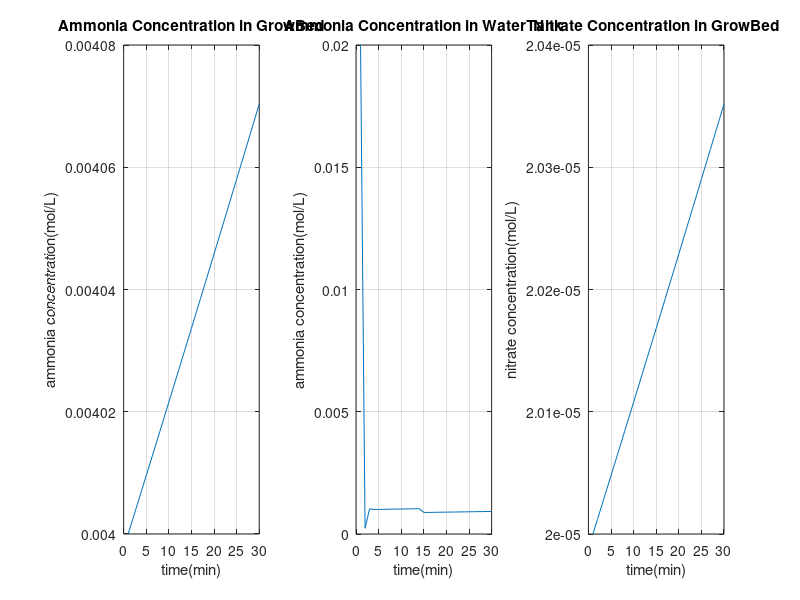

Recreate this plot in MATLAB.
clc;
clear;

%% basic parameters
waterTankVolume = 100; % L  for fish
growBedVolume = 500; % L  for plants

fishNum = 4;
normalFishGrowthRate = 0.0001;
fishGrowthRate = normalFishGrowthRate; % num/min
plantNum = 10;
normalPlantGrowthRate = 0.00001;
plantGrowthRate = normalPlantGrowthRate; % num/min

pHInfluenceGrowthRateFactor = 3;
pHInfluenceReactionFactor = 3;

% 15 on, 45 off
waterFlowRate = 5; % L/min

maxAmmoniaProduceRate = 0.03;
minAmmoniaProduceRate = 0.01;
ammoniaProduceRatePerFish = minAmmoniaProduceRate + ... 
    rand(fishNum, 1) * (maxAmmoniaProduceRate - minAmmoniaProduceRate);
initAmmoniaConsumeRateByMicrobe = -0.01;
ammoniaConsumeRateByMicrobe = initAmmoniaConsumeRateByMicrobe;
nitrateConsumeRatePerPlant = -0.01;

initNitrateAmountInGrowBed = 0.01; % mol
initAmmoniaAmountInWaterTank = 2; % mol
initAmmoniaAmountInGrowBed = 2; % mol

ammoniaToNitrateRate = 0.7;

temperature = 298; %K

% 6.4 ~ 7.6
minpH = 6.4;
maxpH = 7.6;
normalpH = 7;
pHInWaterTank = 7;
pHInGrowBed = 7;

timeLimit = 30;  % day

ammoniaConcentrationInWaterTank = zeros(1, timeLimit);
ammoniaConcentrationInGrowBed = zeros(1, timeLimit);
nitrateConcentrationInGrowBed = zeros(1, timeLimit);

ammoniaConcentrationInWaterTank(1) = initAmmoniaAmountInWaterTank / waterTankVolume;
ammoniaConcentrationInGrowBed(1) = initAmmoniaAmountInGrowBed / growBedVolume;
nitrateConcentrationInGrowBed(1) = initNitrateAmountInGrowBed / growBedVolume;


%% simulation logic

for t = 2 : timeLimit  
    deltaAmmoniaInWaterTank = 0;
    if mod(t, 60) < 15 % on for 15 min
        % first we calculate the ammonia exchanged by flowing water
        deltaAmmoniaInGrowBed = (ammoniaConcentrationInWaterTank(t-1) - ammoniaConcentrationInGrowBed(t-1)) * waterFlowRate;
        deltaAmmoniaInWaterTank = -deltaAmmoniaInGrowBed;
    end
    % when water flow is off, ammonia amount in the container is only
    % changed by fish and plants
    for i = 1 : fishNum
        deltaAmmoniaInWaterTank = deltaAmmoniaInWaterTank + ammoniaProduceRatePerFish(i);
    end
    deltaAmmoniaInGrowBed = deltaAmmoniaInWaterTank + ammoniaConsumeRateByMicrobe;
    
    % update the water volume
    growBedVolume = growBedVolume - temperature * 0.001;
    waterTankVolume = waterTankVolume - temperature * 0.001;
    
    % update the growth rate of fish and plant
    fishGrowthRate = normalFishGrowthRate * (1 - 0.01 * abs(pHInWaterTank - normalpH) * pHInfluenceGrowthRateFactor);
    plantGrowthRate = normalPlantGrowthRate * (1 - 0.01 * abs(pHInGrowBed - normalpH) * pHInfluenceGrowthRateFactor);
    
    % update the ammonia consume rate by microbe
    ammoniaConsumeRateByMicrobe = initAmmoniaConsumeRateByMicrobe * ...
        (1 - 0.01 * abs(pHInGrowBed - normalpH) * pHInfluenceReactionFactor);
    
    % update the ammonia concentration
    ammoniaConcentrationInWaterTank(t) = (ammoniaConcentrationInWaterTank(t-1) + deltaAmmoniaInWaterTank) / waterTankVolume;
    ammoniaConcentrationInGrowBed(t) = (ammoniaConcentrationInGrowBed(t-1) + deltaAmmoniaInGrowBed) / growBedVolume;
    
    % update the nitrate concentration
    nitrateConcentrationInGrowBed(t) = nitrateConcentrationInGrowBed(t-1) + deltaAmmoniaInGrowBed * ammoniaToNitrateRate + ...
        plantNum * nitrateConsumeRatePerPlant;
    
    % update the num of fish and plants
    fishNum = fishNum * (1 + fishGrowthRate);
    plantNum = plantNum * (1 + plantGrowthRate);

    % update the pH value, may reset concentration of ammonia and nitrate 
    % in water tank and growbed
    pHInGrowBed = ammoniaConcentrationInGrowBed(t);
    if pHInGrowBed < minpH || pHInGrowBed > maxpH
        pHInGrowBed = 7;
        ammoniaConcentrationInGrowBed(t) = initAmmoniaAmountInGrowBed / growBedVolume;
        nitrateConcentrationInGrowBed(t) = initNitrateAmountInGrowBed / growBedVolume;
    end
    if pHInWaterTank < minpH || pHInWaterTank > maxpH
        pHInWaterTank = 7;
        ammoniaConcentrationInWaterTank(t) = initAmmoniaAmountInWaterTank / waterTankVolume;
    end
end

%% plot results

time = 1 : timeLimit;
subplot(1,3,1);
plot(time, ammoniaConcentrationInGrowBed);
title('Ammonia Concentration in GrowBed');
xlabel('time(min)');
ylabel('ammonia concentration(mol/L)');
grid on;
subplot(1,3,2);
plot(time, ammoniaConcentrationInWaterTank);
title('Ammonia Concentration in WaterTank');
xlabel('time(min)');
ylabel('ammonia concentration(mol/L)');
grid on;
subplot(1,3,3);
plot(time, nitrateConcentrationInGrowBed);
title('Nitrate Concentration in GrowBed');
xlabel('time(min)');
ylabel('nitrate concentration(mol/L)');
grid on;